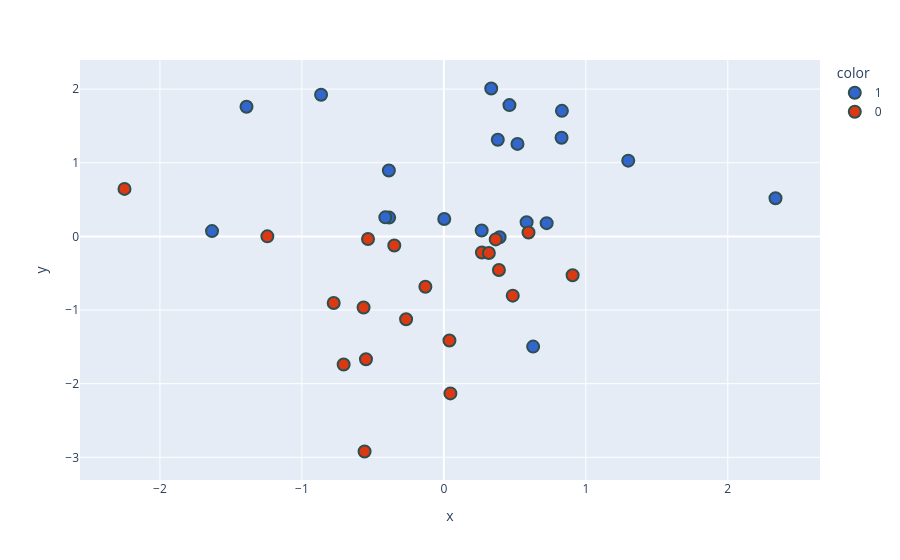

The code cell stored with this chart in its notebook:
### Code cell
new_df['target'] = new_df['target'].astype('str')
fig = px.scatter(x=new_df['PC1'],
                 y=new_df['PC2'],
                 color=new_df['target'],
                 color_discrete_sequence=px.colors.qualitative.G10
                )

fig.update_traces(marker=dict(size=12,
                              line=dict(width=2,
                                        color='DarkSlateGrey')),
                  selector=dict(mode='markers'))
fig.show()

### Figure 1 — Plotly figure (JSON) as saved in the notebook; plotly's stock layout.template omitted (floating-point values rounded to 4 significant figures)
{"data": [{"hovertemplate": "color=1<br>x=%{x}<br>y=%{y}<extra></extra>", "legendgroup": "1", "marker": {"color": "#3366CC", "line": {"color": "DarkSlateGrey", "width": 2}, "size": 12, "symbol": "circle"}, "mode": "markers", "name": "1", "orientation": "v", "showlegend": true, "type": "scatter", "x": [0.8317, -1.39, 0.4619, 2.336, -0.3874, 0.7242, -0.3854, 0.5829, -0.8648, 0.3336, 1.299, 0.6289, 0.5185, 0.3928, -0.4125, 0.8291, 0.3801, -1.633, 0.2665, 0.002755], "xaxis": "x", "y": [1.705, 1.76, 1.782, 0.517, 0.8939, 0.1795, 0.2547, 0.193, 1.923, 2.008, 1.028, -1.497, 1.256, -0.01198, 0.2583, 1.34, 1.311, 0.07135, 0.08035, 0.2364], "yaxis": "y"}, {"hovertemplate": "color=0<br>x=%{x}<br>y=%{y}<extra></extra>", "legendgroup": "0", "marker": {"color": "#DC3912", "line": {"color": "DarkSlateGrey", "width": 2}, "size": 12, "symbol": "circle"}, "mode": "markers", "name": "0", "orientation": "v", "showlegend": true, "type": "scatter", "x": [-0.5655, 0.3879, -0.3492, -0.5584, -0.1301, -0.7059, 0.3653, 0.5963, -2.25, 0.04601, -0.5486, 0.2682, 0.03942, -0.776, 0.4853, -0.266, -0.5343, 0.9071, 0.3171, -1.243], "xaxis": "x", "y": [-0.9655, -0.4573, -0.1235, -2.921, -0.684, -1.74, -0.04098, 0.052, 0.645, -2.132, -1.667, -0.2192, -1.413, -0.9046, -0.8049, -1.126, -0.03585, -0.5269, -0.2251, 0.000537], "yaxis": "y"}], "layout": {"legend": {"title": {"text": "color"}, "tracegroupgap": 0}, "margin": {"t": 60}, "xaxis": {"anchor": "y", "domain": [0, 1], "title": {"text": "x"}}, "yaxis": {"anchor": "x", "domain": [0, 1], "title": {"text": "y"}}}}
